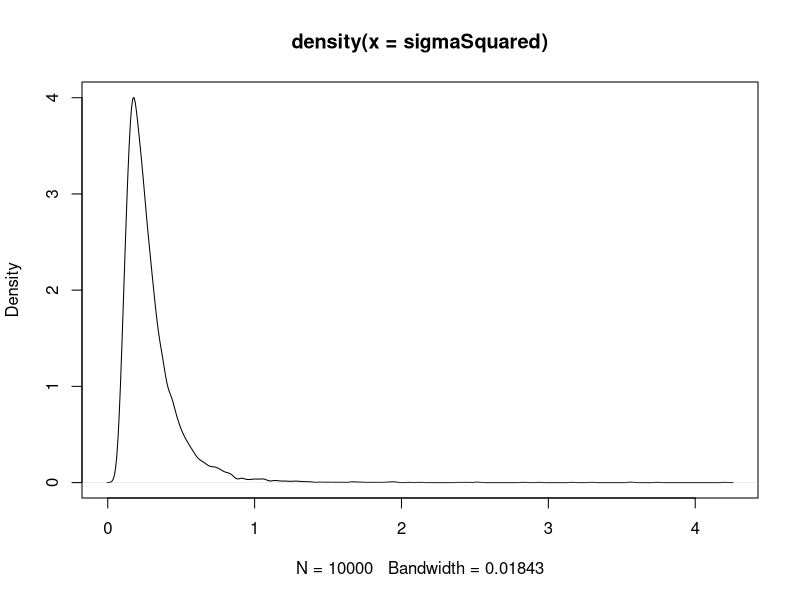
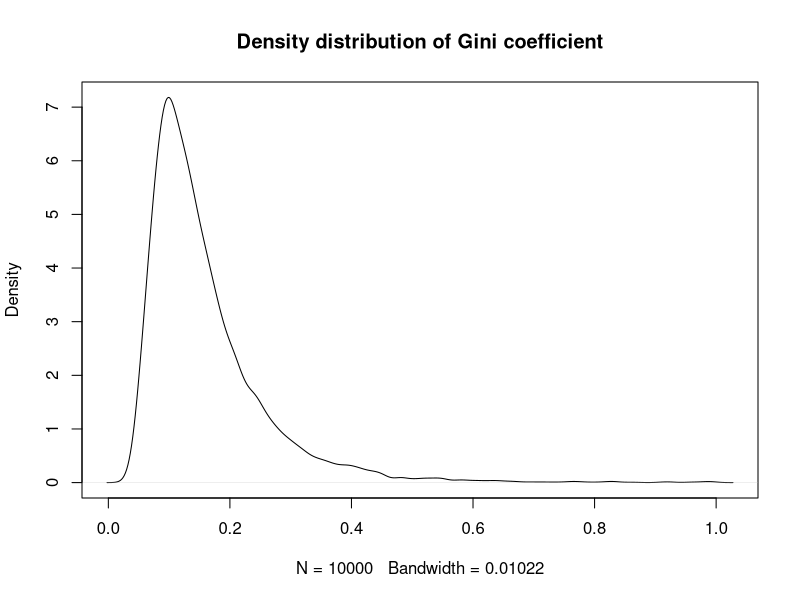
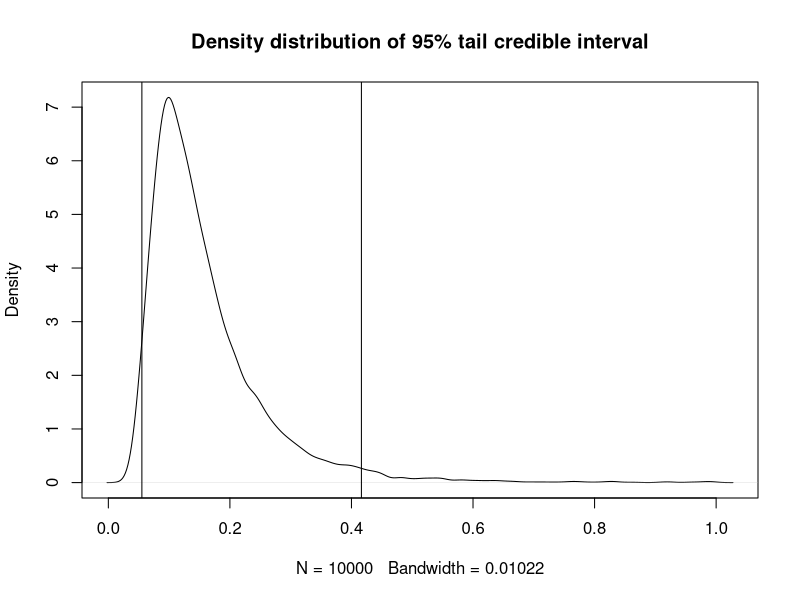
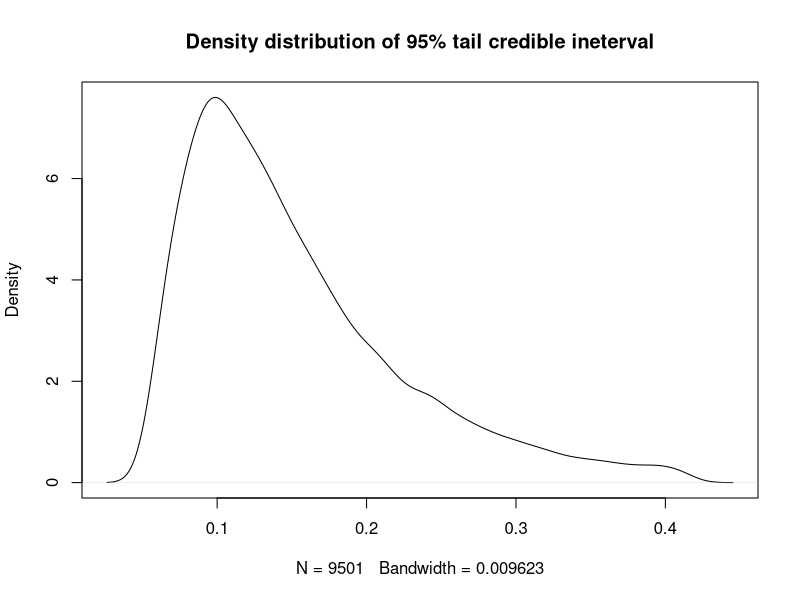
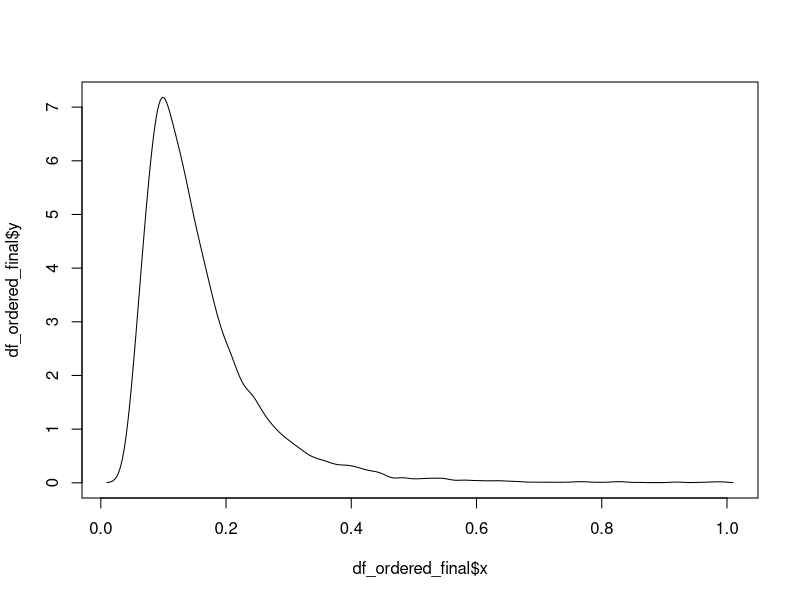

These figures' R source, in order:
#Assignment 2

#Assume that you have asked 8 randomly selected persons about their monthly income 
#(in thousands Swedish Krona) and obtained the following eight observations: 33, 24, 48, 32, 55, 74, 23, and 17. 
#A common model for non-negative continuous variables is the log-normal distribution. 
#The log-normal distribution logN(μ,σ2) has density function

#where y > 0, −∞ < μ < ∞ and σ2 > 0. The log-normal distribution is related
#to the normal distribution as follows: if y ∼ logN(μ,σ2) then logy ∼ N(μ,σ2).
#2iid 2 2 Let y1,...,yn|μ,σ ∼ logN(μ,σ ), where μ = 3.6 is assumed to be known but σ
#is unknown with non-informative prior p(σ2) ∝ 1/σ2. The posterior for σ2 is the Inv−χ2(n,τ2) distribution, where

###Starting assignment###

###Variables###
income = c(33,24,48,32,55,74,23,17)
my = 3.6
Ndraw = 10000
###############

#Calculating tao
taoFunc = function(y) {
  return((sum((log(y)-my)**2))/length(y))
}

#Function calculate sigma squared
sigmaSquaredFunc = function(chi_vals,tao,n) {
 return(((n)*tao)/chi_vals)
}


#a) Draw 10000 random values from the posterior of σ2 by assuming μ = 3.6 and plot the posterior distribution.


tao = taoFunc(income) #Calculating tao value
n = length(income) #Defining number of data points
set.seed(12345)
chi_vals = rchisq(Ndraw,n) #Drawing 10000 random samples from chi-squared distribution
sigmaSquared = sigmaSquaredFunc(chi_vals, tao, n) #Calculating approximation for sigmaSquared
#Plotting the posterior distribution of simgasquared
plot(density(sigmaSquared))


#b) The most common measure of income inequality is the Gini coefficient, G, 
#where 0 ≤ G ≤ 1. G = 0 means a completely equal income distribution, whereas G = 1 means complete 
#income inequality (see e.g. Wikipedia for more information about the Gini coefficient). 
#It can be shown that G = 2Φ 􏰃σ/√2􏰄−1 when incomes follow a log N (μ, σ2) distribution.
#Φ(z) is the cumulative distribution function (CDF) for the standard normal distribution with mean zero 
#and unit variance. Use the posterior draws in a) to compute the posterior distribution of the Gini coe􏰂cient G 
#for the current data set.


G = 2*pnorm(sigmaSquared/sqrt(2))-1 #Calculating gini values
plot(density(G), main="Density distribution of Gini coefficient") #Density distribution of Gini values

#Centered around low values (~0.03) which shows equal distribution?

#c) Use the posterior draws from b) to compute a 95% equal tail credible interval for G. 
#A 95% equal tail credible interval (a,b) cuts o􏰀 2.5% percent of the posterior probability mass to the 
#left of a, and 2.5% to the right of b.


sorted_G = sort(G) #Sorting values in G
min = length(G)*0.025 #Calculating lower bound
max = length(G)*0.975 #Calculating upper bound
filt_G = sorted_G[min:max] #Filtering out tails
plot(density(G), main="Density distribution of 95% tail credible interval")
abline(v=sorted_G[min]) #Lower end of credible interval
abline(v=sorted_G[max]) #Upper end of credible interval
plot(density(filt_G), main="Density distribution of 95% tail credible ineterval") #Plot with only values in credible interval

#d) Use the posterior draws from b) to compute a 95% Highest Posterior Density Interval (HPDI) for G. 
#Compare the two intervals in (c) and (d). [Hint: do a kernel density estimate of the posterior of G using the 
#density function in R with default settings, and use that kernel density estimate to compute the HPDI. 
#Note that you need to order/sort the estimated density values to obtain the HPDI.].


density_vals = density(G) #Using density function to load info for Gini coefficients density
df = data.frame(x=density_vals$x, y=density_vals$y) #Storing coordinates and indexes in a data frame
df_ordered=df[order(df$y),] #Sorting the data frame in ascending order
df_ordered$index=seq(1,length(density_vals$x),1) #Creating index to keep track of x & y coordinates from G:s density
ind_to_remove = round(length(df$x)*0.05) #Calculating how many indexes to remove to get the 95% HPDI


library(dplyr)
df_ordered_filt = df_ordered %>% slice(-c(1:ind_to_remove)) #Removing lowest y values
df_ordered_final = df_ordered_filt[order(df_ordered_filt$x),] #Filtering in order of x values
plot(df_ordered_final$x, df_ordered_final$y, type="l") #Plotting result
